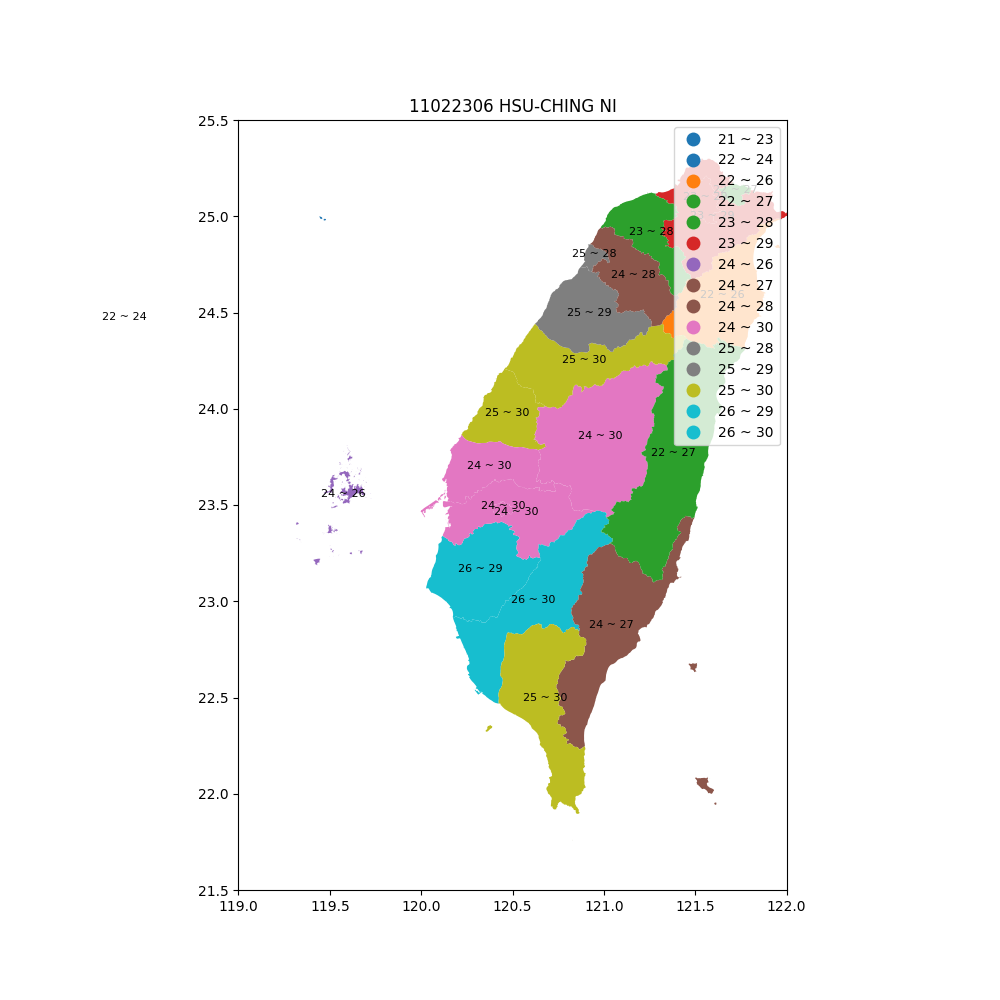

Generate this figure with Python:
import feedparser
import requests
from bs4 import BeautifulSoup
import re
import geopandas as gpd
import pandas as pd

def get_city_temperature(rss_url):
    feed = feedparser.parse(rss_url)
    city_temperature = {}
    for entry in feed.entries:
        match = re.search(r'^(.{2,3}[縣市]).+溫度: (\d+ ~ \d+)', entry.title)
        if match:
            city = match.group(1)
            temperature = match.group(2)
            city_temperature[city] = temperature
    return city_temperature

def get_rss_links(url):
    response = requests.get(url)
    soup = BeautifulSoup(response.text, 'html.parser')
    links = [a['href'] for a in soup.find_all('a', href=True) if 'rss' in a['href']]
    return links

url = "https://www.cwa.gov.tw/V8/C/S/eservice/rss.html"
rss_links = get_rss_links(url)
city_temperature = {}
for link in rss_links:
    rss_url = "https://www.cwa.gov.tw" + link
    temp_dict = get_city_temperature(rss_url)  # 獲取每個城市的溫度
    city_temperature.update(temp_dict)  # 更新字典

        

import geopandas as gpd
import matplotlib.pyplot as plt

# 讀取 GIS 檔案
taiwan = gpd.read_file('/workspaces/cycu_ai2024/20240402/county/COUNTY_MOI_1090820.shp')


# 將字典轉換為 DataFrame
temp_df = pd.DataFrame(list(city_temperature.items()), columns=['C_Name', 'Temperature'])

# 將溫度資料與 GeoDataFrame 合併
taiwan = taiwan.merge(temp_df, left_on='COUNTYNAME', right_on='C_Name')

# 繪製地圖
fig, ax = plt.subplots(1, 1,figsize=(10,10))
taiwan.plot(column='Temperature', ax=ax, legend=True)
plt.xlim(119,122)
plt.ylim(21.5,25.5)
#加上數字
for x, y, label in zip(taiwan.geometry.centroid.x, taiwan.geometry.centroid.y, taiwan['Temperature']):
    ax.text(x, y, label, fontsize=8, ha='center')
#加上標題
plt.title('11022306 HSU-CHING NI')

plt.show()
#save to png file
plt.savefig('20240402/taiwan_map_weather.png')